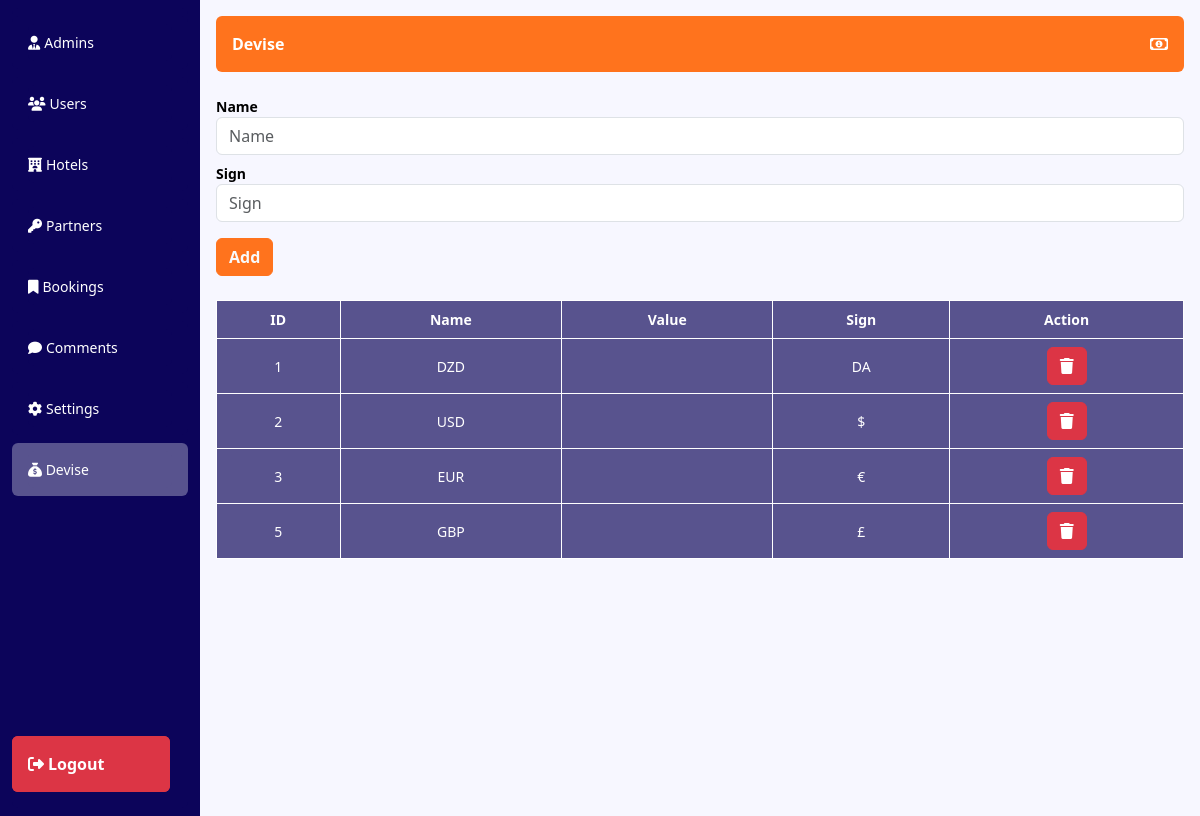
The page /admin/devise.php (signed in) on the database its author committed.
### tables this page shows
CREATE TABLE `devise` (
  `id` int(11) NOT NULL,
  `name` varchar(50) DEFAULT NULL,
  `value` float DEFAULT NULL,
  `sign` varchar(3) DEFAULT NULL
);

### admin/devise.php (the view, shortened to what this page needs)
<?php
include("../db.php");
$sql = 'select * from devise';
$rslt = mysqli_query($conn, $sql);
?>
<!DOCTYPE html>
<html lang="en">
<head>
    <link href="../css/bootstrap.css" rel="stylesheet">
    <link rel="stylesheet" href="https://cdnjs.cloudflare.com/ajax/libs/font-awesome/6.5.1/css/all.min.css" />
</head>
<body>
<section>
  <div class="container-fluid">
    <div class="row" style="flex-wrap: nowrap !important">
      <div class="col-2 dash-nav  bg-info py-2" style="overflow-x:hidden !important; font-size: 14px !important">
                <ul class="list-group dash-nav-ui  bg-info text-white">
                    <form action="devise.php" method="post">
                    <li class="my-2 list-group-item bg-info text-white rounded" style="border: none !important;" ><a href="dash.php" class="list-group-item list-group-item-action bg-info text-white px-0" style="border:none !important" ><i style="margin-left:0 !important" class="mx-1 fa-solid fa-user-tie"></i><span>Admins</span></a></li>
                    <li class="my-2 list-group-item bg-info text-white rounded" style="border: none !important;" ><a href="users.php" class="list-group-item list-group-item-action bg-info text-white px-0" style="border:none !important" ><i style="margin-left:0 !important" class="mx-1 fa-solid fa-users"></i><span>Users</span></a></li>
                    <li class="my-2 list-group-item bg-info text-white rounded" style="border: none !important;" ><a href="hotels.php" class="list-group-item list-group-item-action bg-info text-white px-0" style="border:none !important" ><i style="margin-left:0 !important" class="mx-1 fa-solid fa-hotel"></i><span>Hotels</span></a></li>
                    <li class="my-2 list-group-item bg-info text-white rounded" style="border: none !important;" ><a href="partners.php" class="list-group-item list-group-item-action bg-info text-white px-0" style="border:none !important" ><i style="margin-left:0 !important" class="mx-1 fa-solid fa-key"></i><span>Partners</span></a></li>
                    <li class="my-2 list-group-item bg-info text-white rounded" style="border: none !important;" ><a href="resrvations.php" class="list-group-item list-group-item-action bg-info text-white px-0" style="border:none !important" ><i style="margin-left:0 !important" class="mx-1 fa-solid fa-bookmark"></i><span>Bookings</span></a></li>
                    <li class="my-2 list-group-item bg-info text-white rounded" style="border: none !important;" ><a href="comment.php" class="list-group-item list-group-item-action bg-info text-white px-0" style="border:none !important" ><i style="margin-left:0 !important" class="mx-1 fa-solid fa-comment"></i><span>Comments</span></a></li>
                    <li class="my-2 list-group-item bg-info text-white rounded" style="border: none !important;" ><a href="settings.php" class="list-group-item list-group-item-action bg-info text-white px-0" style="border:none !important" ><i style="margin-left:0 !important" class="mx-1 fa-solid fa-gear"></i><span>Settings</span></a></li>
                    <li class="my-2 list-group-item bg-info text-white rounded active" style="border: none !important;" ><a href="devise.php" class="list-group-item list-group-item-action bg-info text-white px-0" style="border:none !important" ><i class="fa-solid fa-sack-dollar"></i> <span>Devise</span></a></li>
                    <li class="my-2 list-group-item text-white bg-danger rounded logout p-0" style="border: none !important; margin-right:1.5rem !important" ><button name="logout" class="p-3 btn bg-danger fw-bold list-group-item list-group-item-action bg-primary text-white" style="border:none !important" ><i style="margin-left:0 !important" class="mx-1 fa-solid fa-right-from-bracket"></i><span>Logout</span></button></li>
                    </form>
                </ul>
                </div>
                <div class="col py-3 p-3 cc  text-white" style="background-color: #f7f7ff">
                <div class="d-flex mb-4 justify-content-between p-3 rounded bg-primary fw-bold text-white">
                    <span>Devise</span>
                    <span><i class="fa-regular fa-money-bill-1"></i></span>
                </div>
                <form action="devise.php" method="post">
                <div class="d-flex justify-content-between flex-column align-items-start text-black" style="font-size:14px">
                    <label class="fw-bold" for="name">Name</label>
                    <input type="text" class="form-control" name="name" placeholder="Name">
                    <label class="fw-bold mt-2" for="sign">Sign</label>
                    <input type="text" class="form-control" name="sign" placeholder="Sign">
                    <button name="add" type="submit" class="btn btn-primary my-3 mb-4 text-light fw-bold">Add</button>
                </div>
                </form>
                <table>
                    <thead>
                        <tr>
                            <th>ID</th>
                            <th>Name</th>
                            <th>Value</th>
                            <th>Sign</th>
                            <th>Action</th>
                        </tr>
                    </thead>
                    <tbody>
                        <?php
                        while($row = mysqli_fetch_assoc($rslt)){
                        ?>
                        <form action="devise.php" method="post">
                        <tr>
                            <td><?php echo $row['id']; ?></td>
                            <td class="name"><?php echo $row['name'] ?></td>
                            <td class="value"></td>
                            <td><?php echo $row['sign'] ?></td>
                            <td><button type="submit" class="btn btn-danger" name="delete" value="<?php echo $row['id']; ?>"><i class="fa-solid fa-trash"></i> </button></td>
                        </tr>
                        </form>
                        <?php
                        }
                        ?>
                </table>
                </div>
    </div>
    </div>
    </section>
</body>
</html>

### admin/devise.php (style rules this page uses)
body { background-color: #f3f3f5; }
li { transition: 0.2s background-color; }
a { transition: 0.2s background-color; }
.dash-nav-ui { height: 100vh; position: relative; flex-shrink: 0; }
.logout { position: absolute; bottom: 8px; width: 90%; }
.list-group-item-action { white-space: nowrap !important; overflow: hidden; }
.active a { background-color: #58538e !important; }
.active { background-color: #58538e !important; }
table > * { background-color: #58538e !important; text-align: center !important; width: 100% !important; }
th, td { padding: 0.5rem !important; background-color: #58538e !important; color: white !important; border: 1px white solid !important; font-size: 14px; }
table { border: 1px white solid !important; width:100%; }

### rows shown on the page
devise: id "1", name "DZD", sign "DA"
devise: id "2", name "USD", sign "$"
devise: id "3", name "EUR", sign "€"
devise: id "5", name "GBP", sign "£"
